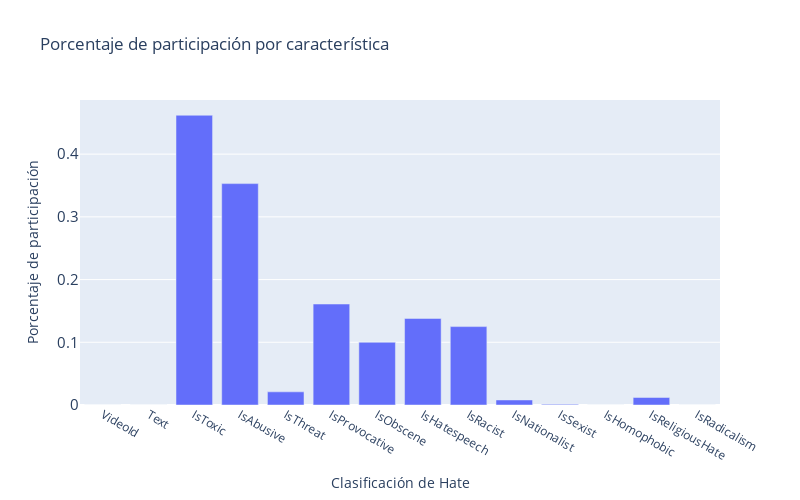

Write notebook code for a chart like this one.
### Markdown cell above
Por tanto vemos el porcentaje de participación de cada columna que determina que IsToxic se active entonces observamos que hay mayor porcentaje de abusivos , provocativos , discurso de odio y racistas. Por otro lado vemos que no hay comentarios sexistas y homofóbicos pero lo dejaremos por si en una posterior version se detectan y se almacenen ahi.
Pero no tenemos vision de la cantidad ya que vemos que son 13 videos y no podemos identificar a que videos pertenece cada comentario.

### Code cell
columns_names = df.columns.tolist()
bar_data = {}

for name in columns_names[1:]:
    bar_data[name] = len(df.loc[df[name] == 1]) / len(df[name])

bar_df = pd.DataFrame(list(bar_data.items()), columns=['Porcentaje de participación', 'Clasificación de Hate'])

fig = px.bar(bar_df, x='Porcentaje de participación', y='Clasificación de Hate', 
             title='Porcentaje de participación por característica',
             labels={'Porcentaje de participación': 'Porcentaje de participación', 'Clasificación de Hate': 'Clasificación de Hate'},
             width=800, height=500)

fig.update_layout(xaxis=dict(tickfont=dict(size=12)), 
                  yaxis=dict(tickfont=dict(size=15)),
                  xaxis_title='Clasificación de Hate', 
                  yaxis_title='Porcentaje de participación',
                  showlegend=False)

fig.show()

### Figure 1 — Plotly figure (JSON) as saved in the notebook; plotly's stock layout.template omitted (floating-point values rounded to 4 significant figures)
{"data": [{"alignmentgroup": "True", "hovertemplate": "Porcentaje de participación=%{x}<br>Clasificación de Hate=%{y}<extra></extra>", "legendgroup": "", "marker": {"color": "#636efa", "pattern": {"shape": ""}}, "name": "", "offsetgroup": "", "orientation": "v", "showlegend": false, "textposition": "auto", "type": "bar", "x": ["VideoId", "Text", "IsToxic", "IsAbusive", "IsThreat", "IsProvocative", "IsObscene", "IsHatespeech", "IsRacist", "IsNationalist", "IsSexist", "IsHomophobic", "IsReligiousHate", "IsRadicalism"], "xaxis": "x", "y": [0, 0, 0.462, 0.353, 0.021, 0.161, 0.1, 0.138, 0.125, 0.008, 0.001, 0, 0.012, 0], "yaxis": "y"}], "layout": {"barmode": "relative", "height": 500, "legend": {"tracegroupgap": 0}, "showlegend": false, "title": {"text": "Porcentaje de participación por característica"}, "width": 800, "xaxis": {"anchor": "y", "domain": [0, 1], "tickfont": {"size": 12}, "title": {"text": "Clasificación de Hate"}}, "yaxis": {"anchor": "x", "domain": [0, 1], "tickfont": {"size": 15}, "title": {"text": "Porcentaje de participación"}}}}
